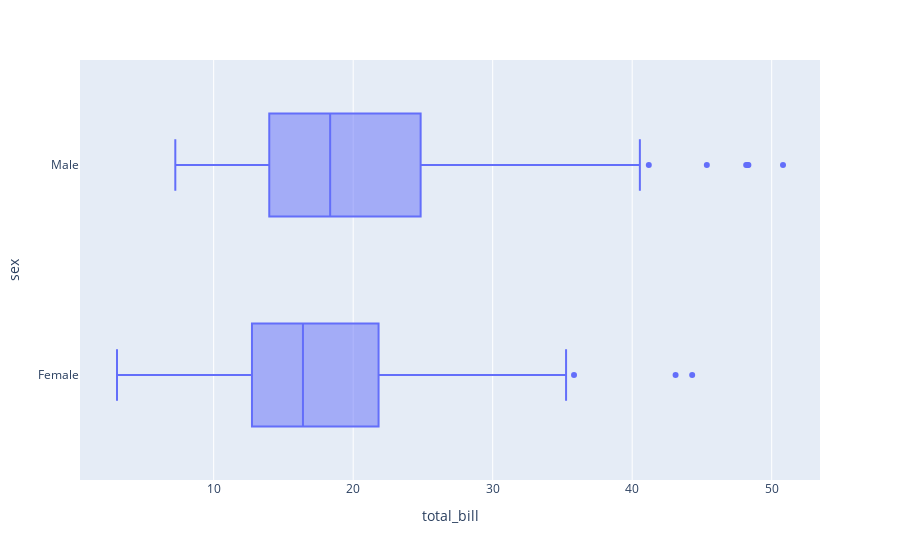

This figure's notebook cell:
### Code cell
fig = px.box(tips , x='total_bill',y='sex')
fig.show()

### Figure 1 — Plotly figure (JSON) as saved in the notebook; plotly's stock layout.template omitted (floating-point values rounded to 4 significant figures; data arrays with more than 128 entries replaced by an {"elided": "..."} marker saying what was removed)
{"data": [{"alignmentgroup": "True", "hovertemplate": "total_bill=%{x}<br>sex=%{y}<extra></extra>", "legendgroup": "", "marker": {"color": "#636efa"}, "name": "", "notched": false, "offsetgroup": "", "orientation": "h", "showlegend": false, "type": "box", "x": {"elided": "244 float values"}, "x0": " ", "xaxis": "x", "y": {"elided": "244 str values"}, "y0": " ", "yaxis": "y"}], "layout": {"autosize": true, "boxmode": "group", "legend": {"tracegroupgap": 0}, "margin": {"t": 60}, "xaxis": {"anchor": "y", "autorange": true, "domain": [0, 1], "range": [0.4178, 53.46], "title": {"text": "total_bill"}, "type": "linear"}, "yaxis": {"anchor": "x", "autorange": true, "domain": [0, 1], "range": [-0.5, 1.5], "title": {"text": "sex"}, "type": "category"}}}
